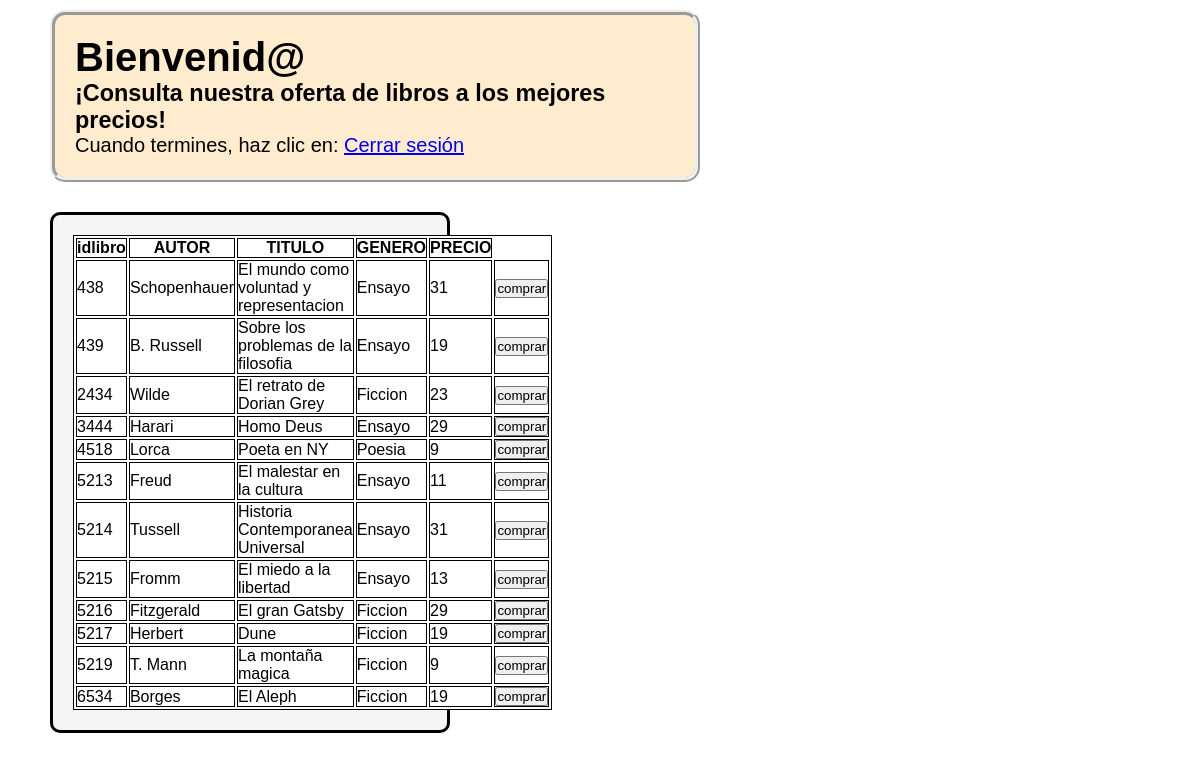
Page /log_cliente.php on the committed database.
### tables this page shows
CREATE TABLE `tablalibros`(
  `idlibro` int,
  `Autor` varchar(50),
  `Titulo` varchar(100),
  `Genero` varchar(50),
  `Precio` int,
  `Stock` int,
  PRIMARY KEY (`idlibro`)
);

### log_cliente.php (the view, shortened to what this page needs)
<?php
include 'conexionBDD.php';
?>
<html>
   <head>
      <link rel="stylesheet" href="bookline.css">
   </head>
   <body class="body_log_cliente">
   <div class="div_titulo">
      <h1>Bienvenid@ <?php echo $_SESSION['nombre_usuario']; ?></h1>
      <h3> ¡Consulta nuestra oferta de libros a los mejores precios! </h3>
      <p>Cuando termines, haz clic en: <a href = 'logout.php'> Cerrar sesión </a></p>
   </div>
   <?php
         echo
         "<div class='tabla_log_cliente'>
            <table>\n
            <tr>\n
               <th>idlibro</th>\n
               <th>AUTOR</th>\n
               <th>TITULO</th>\n
               <th>GENERO</th>\n
               <th>PRECIO</th>\n
            </tr>\n
         </div>";
         $comando_sql = "SELECT idlibro, Autor, Titulo, Genero, Precio FROM tablalibros";
         $ejecuta = mysqli_query($conexion, $comando_sql);
         while ($i = mysqli_fetch_assoc($ejecuta)) {
				echo "<tr>\n
                  <td>" . $i["idlibro"] . "</td>\n
                  <td>" . $i["Autor"] . "</td>\n
						<td>" . $i["Titulo"] . "</td>\n
						<td>" . $i["Genero"] . "</td>\n
						<td>" . $i["Precio"] . "</td>\n
                  <td><form action='accion_cliente.php' method='POST'>
                     <input type='hidden' name='id' value='" . $i["idlibro"] . "'>
                     <input type='hidden' name='pre' value='" . $i["Precio"] . "'>
                     <input type='submit' name='comprar' value='comprar'></form></td>\n
                  </tr>";
			};
   ?>
   </body>
</html>

### bookline.css (style rules this page uses)
* { margin: 0; padding: 0; box-sizing: border-box; font-family: sans-serif; }
.body_log_cliente { font-family: 'Garamond'; font-size:20px; background-image: url("imagenes/books4.png"); }
.div_titulo { background-color: blanchedalmond; border-style:ridge; border-radius:15px; border-width: 5px; padding: 20px; margin-left: 50px; margin-right: 500px; margin-bottom: 30px; }
.tabla_log_cliente { background-color: whitesmoke; border-style: solid; border-radius: 10px; padding: 20px; margin-left: 50px; margin-right: 750px; margin-bottom: 30px; }

### log_cliente.php (style rules this page uses)
table, th, td { border: 1px solid black; background-color: white; }

### rows in the picture
tablalibros: idlibro "438", Autor "Schopenhauer", Titulo "El mundo como voluntad y representacion", Genero "Ensayo", Precio "31"
tablalibros: idlibro "439", Autor "B. Russell", Titulo "Sobre los problemas de la filosofia", Genero "Ensayo", Precio "19"
tablalibros: idlibro "2434", Autor "Wilde", Titulo "El retrato de Dorian Grey", Genero "Ficcion", Precio "23"
tablalibros: idlibro "3444", Autor "Harari", Titulo "Homo Deus", Genero "Ensayo", Precio "29"
tablalibros: idlibro "4518", Autor "Lorca", Titulo "Poeta en NY", Genero "Poesia", Precio "9"
tablalibros: idlibro "5213", Autor "Freud", Titulo "El malestar en la cultura", Genero "Ensayo", Precio "11"
tablalibros: idlibro "5214", Autor "Tussell", Titulo "Historia Contemporanea Universal", Genero "Ensayo", Precio "31"
tablalibros: idlibro "5215", Autor "Fromm", Titulo "El miedo a la libertad", Genero "Ensayo", Precio "13"
tablalibros: idlibro "5216", Autor "Fitzgerald", Titulo "El gran Gatsby", Genero "Ficcion", Precio "29"
tablalibros: idlibro "5217", Autor "Herbert", Titulo "Dune", Genero "Ficcion", Precio "19"
tablalibros: idlibro "5219", Autor "T. Mann", Titulo "La montaña magica", Genero "Ficcion", Precio "9"
tablalibros: idlibro "6534", Autor "Borges", Titulo "El Aleph", Genero "Ficcion", Precio "19"
